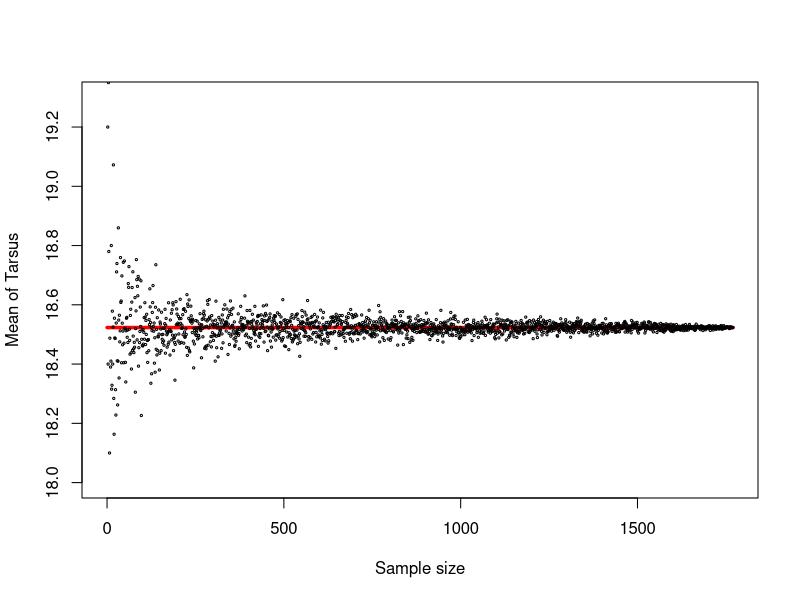
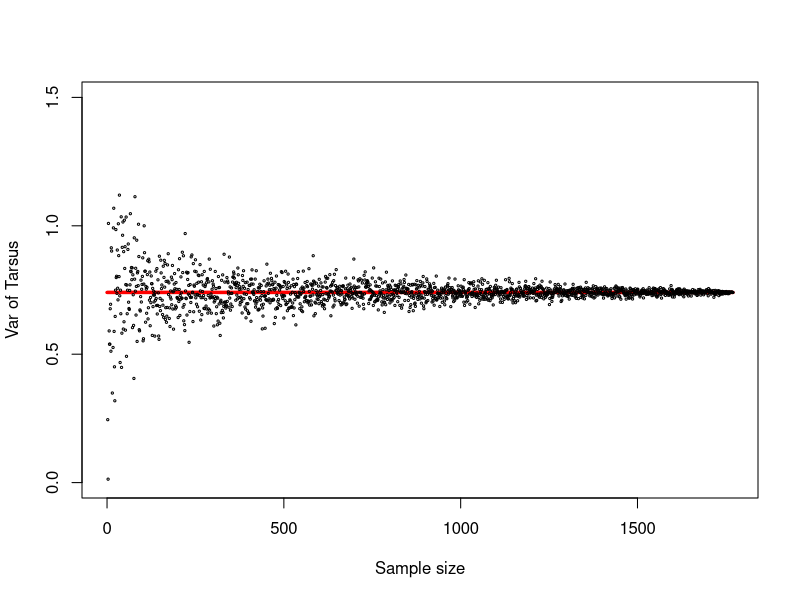

Write the R code that produced these figures, in order. (Note: this script raises an error after producing the figures.)
#### Stats w sparrows ----
#### 25/10/21

rm(list=ls())

require(dplyr)
require(ggplot2)

setwd("../../week4/code")

## SwS 01 ----

d <- read.table("../data/SparrowSize.txt", header=TRUE)
str(d)
head(d)
summary(d)

table(d$Year)  # from 2000 to 2010

length(d$Tarsus)
mean(d$Tarsus, na.rm=T)

# mean from a smaller sample
subset <- sample_n(d, 4)
mean(subset$Tarsus)

## Demonstrate how sample size affects mean
x <- 0:length(d$Tarsus)
x
y <- mean(d$Tarsus, na.rm=T) + 0*x
y
plot(x, y, col="red", cex=0.3, xlab = "Sample size", ylab = "Mean of Tarsus",
     ylim=c(18, 19.3))
for (n in 1:length(d$Tarsus)) {
    new_subset <- sample_n(d, n)
    points(n, mean(new_subset$Tarsus, na.rm=T), cex=0.3)
}


## same but for var
y <- var(d$Tarsus, na.rm=T) + 0*x
y
plot(x, y, col="red", cex=0.3, xlab = "Sample size", ylab = "Var of Tarsus",
     ylim=c(0, 1.5))
for (n in 1:length(d$Tarsus)) {
    new_subset <- sample_n(d, n)
    points(n, var(new_subset$Tarsus, na.rm=T), cex=0.3)
}


table(d$BirdID)  # want to summarise this:
table(table(d$BirdID))  # 2 birds have been caught 12 times!
# could also do this w dplyr
BirdIDCount <- d %>% count(BirdID, BirdID, sort=TRUE)
BirdIDCount %>% count(n)

# repeats per bird per year
birds_per_year <- d %>% group_by(Year) %>% count(BirdID) 
head(Repeats)
tail(Repeats)

plot(birds_per_year$n ~ as.factor(birds_per_year$Year), col=birds_per_year$BirdID)

ggplot(birds_per_year, aes(x = Year, fill = BirdID)) +
    geom_bar()

# individuals per year for each sex
sex_per_year <- d %>% group_by(Year) %>% count(Sex.1)
head(sex_per_year)

ggplot(sex_per_year, aes(x = Year, y = n, col = Sex.1)) +
    geom_line()


## SwS 02 - Centrality and Spread ----

## Measures of centrality = mean, median, mode

names(d)

hist(d$Tarsus)  # looks roughly normally distributed

mean(d$Tarsus, na.rm = T)
median(d$Tarsus, na.rm = T)
mode(d$Tarsus)  # mode returned description of the object - here numeric
# mode is most freq occuring value - difficult for numeric values

par(mfrow = c(2,2))
hist(d$Tarsus, breaks=3, col="grey")
hist(d$Tarsus, breaks=10, col="grey")
hist(d$Tarsus, breaks=30, col="grey")
hist(d$Tarsus, breaks=100, col="grey")

# mode must be somewhere between 18 and 19
# no package to calculate more precisely, do it ourselves:
# first, count how often each value occurs
head(table(d$Tarsus))
# some values measured eg 7 times, some only once

# reasonable to round the tarsus values first, too precise!
# round to 1dp
d$Tarsus.rounded <- round(d$Tarsus, digits=1)
head(d$Tarsus.rounded)
# now find whihc is highest
TarsusTally <- d %>% 
    count(Tarsus.rounded, sort=T)
TarsusTally
# this works ish
# the top number is the mode - 19.0
# but also a row for NAs - in some datasets that might show 
# up the most (but not the mode!!) - need to remove
d2 <- subset(d, d$Tarsus!="NA")
length(d$Tarsus) - length(d2$Tarsus)  # same as num of NAs in Tally - correct

TarsusTally <- d2 %>% 
    count(Tarsus.rounded, sort=T)
TarsusTally

TarsusTally[[1]][1]  # this is the first value = mode

## summary stats:
mean(d$Tarsus, na.rm = T)
median(d$Tarsus, na.rm = T)
TarsusTally[[1]][1]  # mode

# in normally dist data mean, median, mode should be similar
# (if perfectly normal, they should be identical)
# as skew of distribution increases, these 3 measures diverge


## Measures of spread = range, variance and standard deviation

range(d$Tarsus, na.rm = T)
range(d2$Tarsus, na.rm = T)

var(d$Tarsus, na.rm = T)
var(d2$Tarsus, na.rm = T)

# calculate variance = sum of squares (SS) over n-1
sum((d2$Tarsus - mean(d2$Tarsus))^2) / (length(d2$Tarsus) - 1)

# st dev is square root of var
sqrt(var(d2$Tarsus))
sd(d2$Tarsus)


## z scores and quantiles

# z-scores come form standardized normal dists w mean 0 and st dev 1
# if st dev 1, var also 1 -> st dev = var

# in stats, often useful to transform data to follow this rule = z transforming
# do this by dividing the deviation from the mean by the st dev
# z = (y - ymean)/sigmay
# sigmay is st ded of y

zTarsus <- (d2$Tarsus - mean(d2$Tarsus)) / sd(d2$Tarsus)
var(zTarsus)
sd(zTarsus)

par(mfrow = c(1,1))
hist(zTarsus)

# normal dist = z dist

# make data set that follows this dist
znormal <- rnorm(1e+06)
hist(znormal, breaks = 100)
summary(znormal)

# qnorm - gets value of given quantile
qnorm(c(0.025, 0.975))
# pnorm - probability at a given value
pnorm(.Last.value)

par(mfrow=c(1,2))
hist(znormal, breaks = 100)
abline(v = qnorm(c(0.25, 0.5, 0.75)), lwd = 2)
abline(v = qnorm(c(0.025, 0.975)), lwd = 2, lty = "dashed")
plot(density(znormal))
abline(v = qnorm(c(0.25, 0.5, 0.75)), col = "gray")
abline(v = qnorm(c(0.025, 0.975)), lty = "dotted", col = "black")
abline(h = 0, lwd = 3, col = "blue")
text(2, 0.3, "1.96", col = "red", adj = 0)
text(-2, 0.3, "-1.96", col = "red", adj = 1)

# 95% confidence interval (CI) - range of values that encompass the
# pops true value w 95% probability
# (will make an error 5% of the time)
# here it means that the true mean of the pop that was sampled lies
# within the CI interval 95 times out of 100 sampling events

# for the sparrows
par(mfrow=c(1,1))
boxplot(d$Tarsus ~ d$Sex.1, col = c("red", "blue"), ylab="Tarsus length (mm)")

# mean vs median vs mode
# median might be better for v skewed data/w big outliers / for categorical data

# more precise variable - more smaller bins on hist


#### SwS 03 - Data types ----

str(d)

# BirdID is numerical but it is a category
d$BirdIDFact <- as.factor(d$BirdID)
str(d$BirdIDFact)

mean(d$BirdID)  # this is biologically meaningless - but R doesn't know this!
# mean(d$BirdIDFact)  # no longer numeric so error - good! There's no such 
# thing as average BirdID

# Year - tricky variable - maybe every year is independent -> categorical
# plot year as factor
plot(d$Mass ~ as.factor(d$Year), xlab="Year", ylab="House sparrow body mass (g)")
# if don't tell R that Year is categorical
plot(d$Mass ~ d$Year, xlab="Year", ylab="House sparrow body mass(g)")
# looks v different

# when to use years as each type of variable, e.g. when thinking
# about global warming:
# blue tits rely on caterpillars to feed young, these emerge w tree burst,
# happening earlier every year - strong selection on early laying dates
# blue tit data:
rm(list=ls())
b<-read.table("../data/BTLD.txt", header=T)
str(b)
# LD.in_AprilDays is laying date from 1st Apr onward, 3 = 3rd apr, 32 = 1st May
# int but is a continuous variable (later egg laying = worse for 
# chicks - the scale of numbers has meaning)
# ClutchsizeAge7 - num offspring in clutch seven days after hatching - also continuous
mean(b$ClutchsizeAge7, na.rm = TRUE)
# IDFemale (no males -don't lay eggs!) - letter+nums - wants to be categorical
b$IDFemale <- as.factor(b$IDFemale)
# Year - we want this to be numerical 
plot(b$LD.in_AprilDays. ~ b$Year, ylab="Laying date (April days)", xlab="Year",
     pch=19, cex=0.3)
# add jitter to see better:
plot(b$LD.in_AprilDays. ~ jitter(b$Year), ylab="Laying date (April days)",
     xlab="Year", pch=19, cex=0.3)
# need to mention this in legend (the jitter is NOT biologically meaningful
# - just random noise!!!)

# violin plot
require(ggplot2)
p <- ggplot(b, aes(x=Year, y=LD.in_AprilDays.)) +
    geom_violin()
p
# no!! R interpreted Year as continuous
# which is what we want....!!!
# want to INTERPRET year as continuous - BUT VISUALISE as categorical!!!
boxplot(b$LD.in_AprilDays. ~ b$Year, ylab="Laying date (April days)",
        xlab="Year")
p <- ggplot(b, aes(x=as.factor(Year), y=LD.in_AprilDays.)) +
    geom_violin()
p
# add some descriptive stats
p + stat_summary(fun.data="mean_sdl", geom="pointrange")


#### SwS 4 - Precision and Standard error

# St dev describes spread and variability of a distribution
# descriptive of data
# report: mean, st dev

# St error describes the precision of the data - 
# how precise (how likely correct) the MEAN that is calculated from a sample is
# dependent on variance 
# quantifies the precision of an estimate
# descriptive of mean (or any mean-type estimate)
# report mean +- SE
# st error depends on st dev and sample size, SE = sqrt(var/n)

rm(list=ls())

d <- read.table("../data/SparrowSize.txt", header=TRUE)
str(d)

summary(d$Tarsus)
mean(d$Tarsus, na.rm = T)
var(d$Tarsus, na.rm = T)

sd(d$Tarsus, na.rm = T)
sqrt(var(d$Tarsus, na.rm = T))

ster <- sqrt(var(d$Tarsus, na.rm = T) / (length(d$Tarsus)-85))
d1 <- subset(d, d$Tarsus!="NA")
length(d$Tarsus)
length(d1$Tarsus)

x <- 1:length(d1$Tarsus)
y <- mean(d1$Tarsus) + 0*x

nn <- c(2, 5, 10, 20, 30, 40,50,60,70,80,90,100,150,200,250,300,350,400,450,500)

plot(x, y, col="red", cex=0.1, xlab = "Sample size", ylab = "Mean of Tarsus",
     ylim=c(18, 19), xlim=c(0,500))

for (n in 1:length(nn)) {
    sub <- sample_n(d1, nn[n])
    points(nn[n], mean(sub$Tarsus), pch=19, cex=0.5)
    arrows(x0=nn[n], y0=mean(sub$Tarsus) - sqrt(var(sub$Tarsus) / (length(sub$Tarsus))),
           x1=nn[n], y1=mean(sub$Tarsus) + sqrt(var(sub$Tarsus) / (length(sub$Tarsus))),
           code=3, angle=90, length=0.1)
}
# with small sample size - mean all over the place and large variance
# more precise w more observations in sample

# to double precision, would need to increase sample size by 4

## 95% confidence interval (CI)
# encompasses the pop "true" value
# 95CI = +-1.96 se
# guesstimate 95CI ~ 2se

## Handout
rm(list=ls())
d<-read.table("../data/SparrowSize.txt", header=TRUE)
d1<-subset(d, d$Tarsus!="NA")

# st err
seTarsus<-sqrt(var(d1$Tarsus)/length(d1$Tarsus))
seTarsus

# st err for only 2001:
d12001<-subset(d1, d1$Year==2001)
seTarsus2001<-sqrt(var(d12001$Tarsus)/length(d12001$Tarsus))
seTarsus2001
# st err much bigger (5x)

# visualising change in precision
rm(list=ls())

# dragon tail lengths (m)
TailLength <- rnorm(500, mean=3.8, sd=2)
summary(TailLength)
length(TailLength)
var(TailLength)
sd(TailLength)
hist(TailLength)

# Now	to	the	real	exercise.	I	want	to	randomly	draw	a	specified	number	of	observations	from	
# this	dataset,	and	calculate	the	mean,	and	standard	error,	and	plot	it.	I	actually	want	to	do	
# that	for	sample	sizes	from	one,	all	the	way	up	to	400.	To	do	that	I	have	multiple	options.	I	
# chose	here	a	classical,	traditional,	for loop,	and	plot	the	points	while	I’m	looping.	I	first	
# prepare	the	canvas	of	the	plot.	To	do	that,	I	need	to	know	the	maximum	and	minimum	
# values	that	need	to	be	displayed.	Obviously,	the	x-axis	will	run	to	400.	The	y-axis	will	run	
# from	the	minimum	to	the	maximum	mean,	and	I	will	give	it	some	space	for	the	standard	
# error	bars.	I	want	to	plot	the	grand	total	mean	- as	a	black	line	so	I	can	compare	the	other	
# means	to	it.	To	do	that	I	need	to	create	a	dataset	with	a	vector	for	x	that	runs	from 1	to	400,	
# and	a	y	vector	that	holds	500	times	the	grand	total	mean.	I	can	create	y	in	many	ways,	but	
# by	multiplying	it	with	x	I	make	sure	they	are	both	of	the	same	length.

x<-1:length(TailLength)
y<-mean(TailLength)+0*x
min(TailLength)
max(TailLength)
plot(x,y, cex=0.03, ylim=c(2,5),xlim=c(0,500), xlab="Sample size n", 
     ylab="Mean of tail length ±SE (m)", col="red")

# need	to	populate	my	graph	with	means	of	samples	of	this	data.	To	do	this,	I	run	the	for
# loop.	But	before	I	do	that	I	make	vectors	for	the	means	(mu)	and	the	standard	errors	(SE):

SE<-c(1)
SE
mu<-c(1)
mu

for (n in 1:length(TailLength)) {
    d<-sample(TailLength, n, replace=FALSE)
    mu[n]<-mean(TailLength)
    SE[n]<-sd(TailLength)/sqrt(n)
}

head(SE)
head(mu)
length(SE)
length(mu)

# plot
up<-mu+SE
down<-mu-SE
x<-1:length(SE)
segments(x, up, x1=x, y1=down, lty=1)

# make look nicer -500 too long, 200 will do
rm(list=ls())
TailLength<-rnorm(201,mean=3.8, sd=2)
length(TailLength)
## [1] 201
x<-1:201
y<-mean(TailLength)+0*x
plot(x,y, cex=0.03, ylim=c(3,4.5),xlim=c(0,201), xlab="Sample size n", ylab="
Mean of tail length ±SE (m)", col="red")
n<-seq(from=1, to=201, by=10)
n
SE<-c(1)
mu<-c(1)
for (i in 1:length(n)) {
    d<-sample(TailLength, n[i], replace=FALSE)
    mu[i]<-mean(TailLength)
    SE[i]<-sd(TailLength)/sqrt(n[i])
}
up<-mu+SE
down<-mu-SE
length(up)
length(n)
plot(x,y, cex=0.03, ylim=c(3,4.5),xlim=c(0,201), xlab="Sample size n", ylab="
Mean of tail length ±SE (m)", col="red")
points(n,mu,cex=0.3, col="red")
segments(n, up, x1=n, y1=down, lty=1)
# clear how st error shrinks w sample size!!!


# 1. calculate st err for tarsus, mass, wing and bill length
# 2. do above but with subset of only 2001
# 3. and calculate CI

rm(list=ls())
d<-read.table("../data/SparrowSize.txt", header=TRUE)

# Tarsus
d1<-subset(d, d$Tarsus!="NA")
d12001 <- subset(d1, d1$Year==2001)
seTarsus<-sqrt(var(d1$Tarsus)/length(d1$Tarsus))
seTarsus
seTarsus2001<-sqrt(var(d12001$Tarsus)/length(d12001$Tarsus))
seTarsus2001
CITarsus <- 1.96 * seTarsus
CITarsus

# Mass
d2<-subset(d, d$Mass!="NA")
d22001 <- subset(d2, d2$Year==2001)
seMass<-sqrt(var(d2$Mass)/length(d1$Mass))
seMass
seMass2001<-sqrt(var(d22001$Mass)/length(d22001$Mass))
seMass2001
CIMass <- 1.96 * seMass
CIMass

# etc!!!!!
# (no bill measurements in 2001)


#### SwS 5 - Comparing means ----

# If sampled sparrow on Lundy in just one year and take mean -
# is this representative of overall mean

# actual (grand total) mean = mu
# xi values of subset, xi' is their mean

# mu = 18.52
# 2001
# N = 95
# mean +- se = 18.08 +- 0.1
# 95CI (mean +- 2*se) = 17.88-18.29

# grand total mean is NOT within CI of 2001 mean
# 2001 mean sig. lower than grand total

# t-test, gets CI AND quantifies p

# t(meanx1) = (meanx1 - mu) / se(meanx1)

# scenario 1: N is small
# -> se will be large-ish
# t = 0ish / largeish = smallish!

# scenario 2: N large
# se small
# t = 0ish / smallish = largeish

# if t large -- over on right of plot of tvalues vs p values
# large t = small p value

# used to be table of critical t values!
# depends on d.f. = N - #estimates

# p < 0.05 stat sig (not real reason - convention)

# hypothesis 
# sexual selection leads to larger males than females
# prediction
# sparrow males larger than females
# test
# male tarsus != female tarsus
# stat test
# male tarsus - female tarsus != 0 (difference not equal to 0)

# H0 = diff between male and fem tarsus = 0
# H1 = not 0

rm(list=ls())
d<-read.table("../data/SparrowSize.txt", header=TRUE)

t.test(d$Tarsus ~ d$Sex.1)
# are sig different
# 95CI does NOT contain 0
# female tarsus sig smaller

# if had 2 columns eg malestarsus in one femtarsus in another:
# t.test(FemaleTarsus, MaleTarsus)
#### V IMPORTANT to use these the right way round - don't use ~ or , in wrong situation

# report results:
# eg
# IF NOT sig diff
# male and female tarsi did not differ in size between male and females 
# (mean: 18.18, two sample t-test: t=1.23, df=139, p=0.22)
### JUST report one mean (they're no different!)

# Handout work

rm(list=ls())
d<-read.table("../data/SparrowSize.txt", header=TRUE)

# test for difference in female and male body mass 
boxplot(d$Mass ~ d$Sex.1, col = c("red", "blue"), ylab="Body mass (g)")

t.test1 <- t.test(d$Mass ~ d$Sex.1)
t.test1
# v high probability that males heavier than females

# Yes,	but	wait,	does	it	actually	make	biological	sense?	The	p-value	is	super	small, most	
# people	would	be	very	excited. But	I	want	to	teach	you	to	not focus	too	much	on	the	pvalues,	instead	look	at	95%CIs and	the	parameter	estimates.	The	male	mean	is	28.0g and
# the	female	mean	is	27.5g. The	difference	is	about	half	a	gram.	However,	that’s	the	mean	
# difference.	But	can	we	say	something	about	the	precision	of	this	effect?	Look	at	the	output,	
# it	gives us	a	95%CI	of	the	difference	between	males	and	females: 95%	of	the	differences	
# between	males	and	females	fall	between	-0.77g	and	-0.37g	(males	heavier).	This	gives	us	a	
# good	indication	about	how	important	this	difference	is	in	biology.
# 5%	of	the	times,	however,	the	difference	will	be	outside	of	this	interval.	That’s	a	type	1	
# error.	There	is	a	5%	chance	that	this	data	is	actually	not	representing	the	real	world,	and	
# that	the	difference	between	the	sexes	is	actually	0.
# Large	datasets	are	more	likely	to	pick	up	on	small	effect	sizes	(remember	the	square	root law).	

# Let’s	see	if	we	would	reduce	our	dataset	to	the	50	first	rows,
# could	we	still detect a difference	between	male	and	female	body	mass?
d1<-as.data.frame(head(d, 50))
length(d1$Mass)

t.test2 <- t.test(d1$Mass ~ d1$Sex.1)
t.test2
# now there is no difference
# The	lesson	here	is	that	with	large	datasets,	you	are	more	likely	to	encounter	a	statistically	
# significant	effect,	but	whether	or	not	this	effect	is	actually	meaningful,	is	not	something	you	
# can	understand	by	looking	at	the	p-value.	In	the	first	t.test,	the	p-value	was	very	significant,	
# however	the	real difference	(effect	size)	was	very small (0.3g	more	or	less	is	not	a	lot,	i

d<-read.table("../data/SparrowSize.txt", header=TRUE)

d1<-subset(d, d$Mass!="NA")
d12001 <- subset(d1, d1$Year==2001)
t.test(d1$Mass, d12001$Mass)

d1<-subset(d, d$Wing!="NA")
d12001 <- subset(d1, d1$Year==2001)
t.test(d1$Wing, d12001$Wing)
